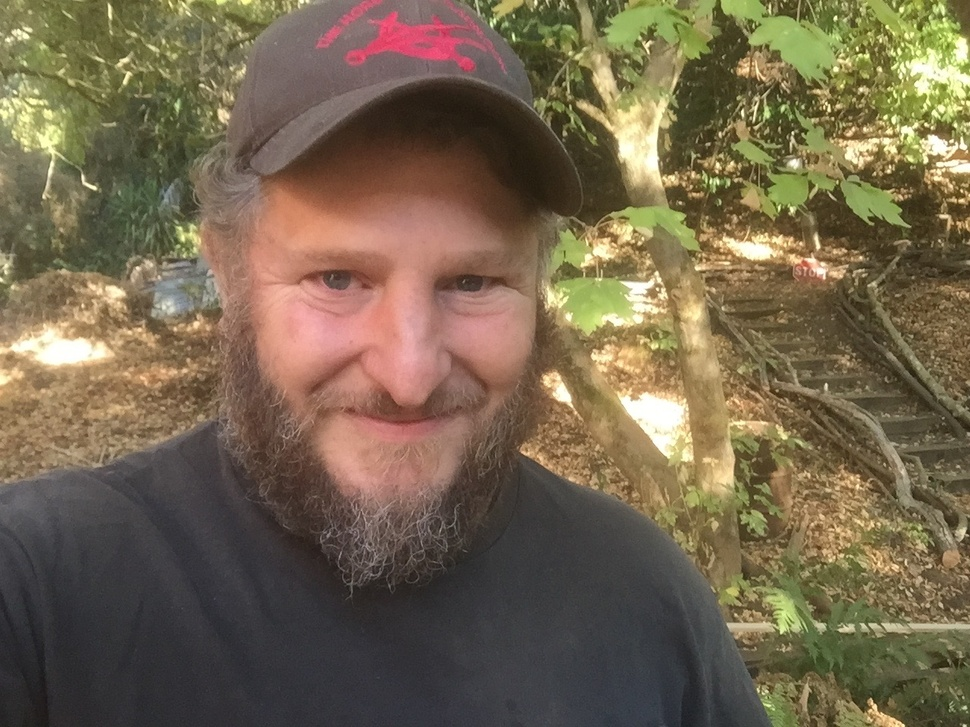
#> input picture pillow/images/teacher.jpg, 970 x 727 px, shrunk from 1280 x 960 before the run
$ python getdata-test.py
#> lines starting #> are read from the running program, lines starting #| are printed output that depends on the picture
from PIL import Image

im = Image.open('images/teacher.jpg')
#> im is the input picture: PIL image 970x727 RGB; mean R, G, B 116.6, 102, 78.1

def decrease_red(picture):
    new_list = []
    for p in picture.getdata():
        temp = (int(p[0]*.5), p[1], p[2])
        new_list.append(temp)
#> this loop made 705190 passes
#> (p, temp) on passes 1 to 3: ((135, 132, 91), (67, 132, 91)), ((134, 131, 90), (67, 131, 90)), ((137, 134, 91), (68, 134, 91))
#> after the loop, new_list = 705190 items
    picture.putdata(new_list)
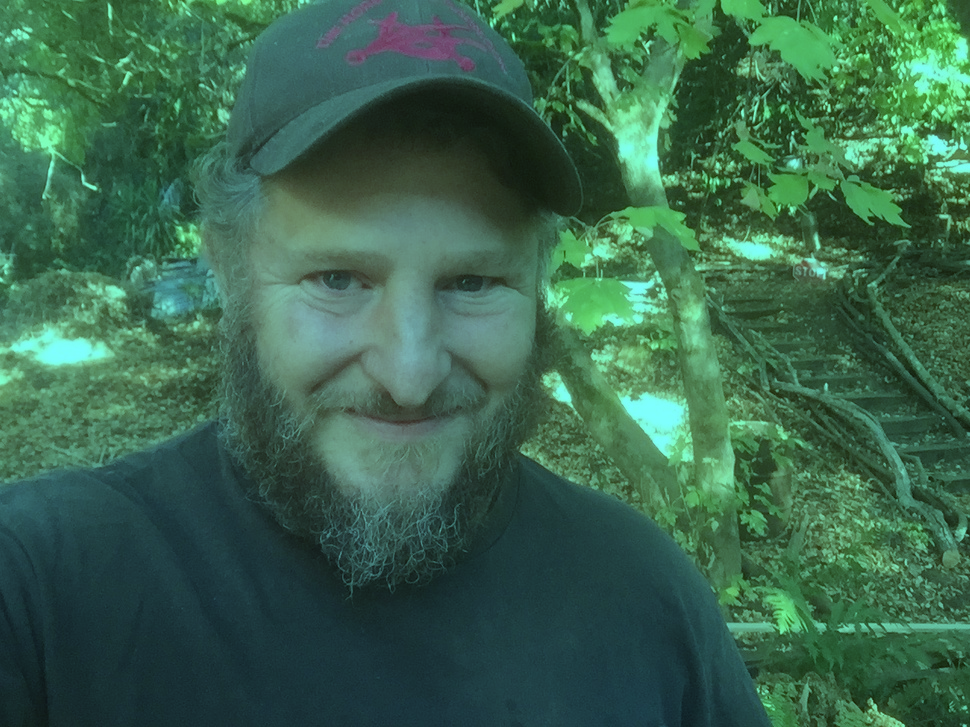
#> picture: PIL image 970x727 RGB; mean R, G, B 58.1, 102, 78.1
    picture.show()

decrease_red(im)
